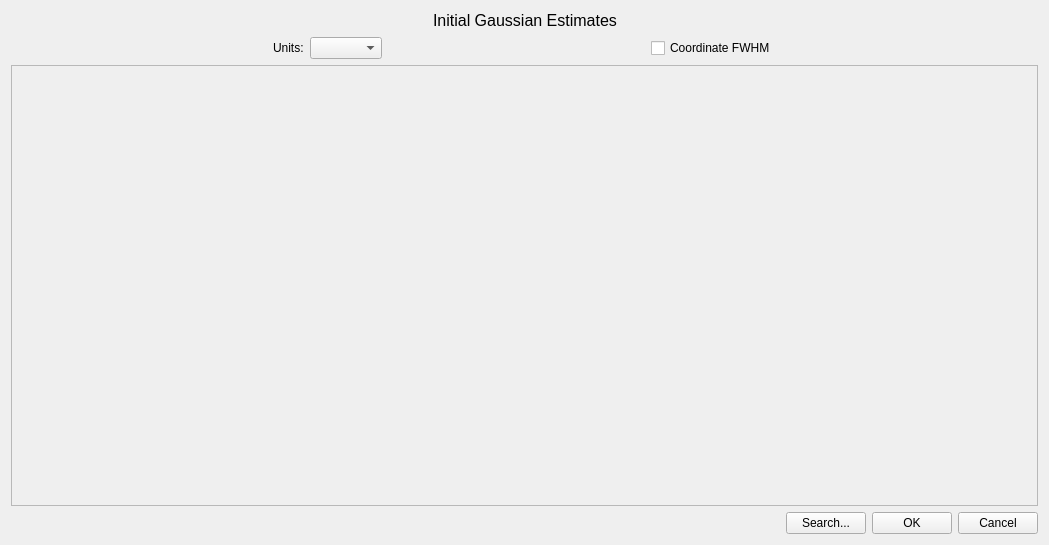
<?xml version="1.0" encoding="UTF-8"?>
<ui version="4.0">
 <class>GaussianEstimateDialogClass</class>
 <widget class="QDialog" name="GaussianEstimateDialogClass">
  <property name="geometry">
   <rect>
    <x>0</x>
    <y>0</y>
    <width>1049</width>
    <height>545</height>
   </rect>
  </property>
  <property name="windowTitle">
   <string>GaussianEstimateDialog</string>
  </property>
  <layout class="QVBoxLayout" name="verticalLayout">
   <item>
    <layout class="QHBoxLayout" name="horizontalLayout">
     <item>
      <spacer name="horizontalSpacer_2">
       <property name="orientation">
        <enum>Qt::Horizontal</enum>
       </property>
       <property name="sizeType">
        <enum>QSizePolicy::MinimumExpanding</enum>
       </property>
       <property name="sizeHint" stdset="0">
        <size>
         <width>40</width>
         <height>20</height>
        </size>
       </property>
      </spacer>
     </item>
     <item>
      <widget class="QLabel" name="titleLabel">
       <property name="font">
        <font>
         <pointsize>12</pointsize>
        </font>
       </property>
       <property name="text">
        <string>&lt;font color='black'&gt;Initial Gaussian Estimates&lt;/font&gt;</string>
       </property>
      </widget>
     </item>
     <item>
      <spacer name="horizontalSpacer_3">
       <property name="orientation">
        <enum>Qt::Horizontal</enum>
       </property>
       <property name="sizeType">
        <enum>QSizePolicy::MinimumExpanding</enum>
       </property>
       <property name="sizeHint" stdset="0">
        <size>
         <width>40</width>
         <height>20</height>
        </size>
       </property>
      </spacer>
     </item>
    </layout>
   </item>
   <item>
    <layout class="QHBoxLayout" name="horizontalLayout_4">
     <item>
      <spacer name="horizontalSpacer_4">
       <property name="orientation">
        <enum>Qt::Horizontal</enum>
       </property>
       <property name="sizeType">
        <enum>QSizePolicy::MinimumExpanding</enum>
       </property>
       <property name="sizeHint" stdset="0">
        <size>
         <width>40</width>
         <height>20</height>
        </size>
       </property>
      </spacer>
     </item>
     <item>
      <widget class="QLabel" name="axisUnitsLabel">
       <property name="text">
        <string>&lt;!DOCTYPE HTML PUBLIC &quot;-//W3C//DTD HTML 4.0//EN&quot; &quot;http://www.w3.org/TR/REC-html40/strict.dtd&quot;&gt;
&lt;html&gt;&lt;head&gt;&lt;meta name=&quot;qrichtext&quot; content=&quot;1&quot; /&gt;&lt;style type=&quot;text/css&quot;&gt;
p, li { white-space: pre-wrap; }
&lt;/style&gt;&lt;/head&gt;&lt;body style=&quot; font-family:'Sans Serif'; font-size:9pt; font-weight:400; font-style:normal;&quot;&gt;
&lt;table style=&quot;-qt-table-type: root; margin-top:4px; margin-bottom:4px; margin-left:4px; margin-right:4px;&quot;&gt;
&lt;tr&gt;
&lt;td style=&quot;border: none;&quot;&gt;
&lt;p style=&quot; margin-top:0px; margin-bottom:0px; margin-left:0px; margin-right:0px; -qt-block-indent:0; text-indent:0px;&quot;&gt;&lt;span style=&quot; color:#000000;&quot;&gt;Units:&lt;/span&gt;&lt;/p&gt;&lt;/td&gt;&lt;/tr&gt;&lt;/table&gt;&lt;/body&gt;&lt;/html&gt;</string>
       </property>
      </widget>
     </item>
     <item>
      <widget class="QComboBox" name="axisUnitsComboBox"/>
     </item>
     <item>
      <spacer name="horizontalSpacer_6">
       <property name="orientation">
        <enum>Qt::Horizontal</enum>
       </property>
       <property name="sizeHint" stdset="0">
        <size>
         <width>40</width>
         <height>20</height>
        </size>
       </property>
      </spacer>
     </item>
     <item>
      <widget class="QCheckBox" name="coordinateCheckBox">
       <property name="text">
        <string>Coordinate FWHM</string>
       </property>
      </widget>
     </item>
     <item>
      <spacer name="horizontalSpacer_5">
       <property name="orientation">
        <enum>Qt::Horizontal</enum>
       </property>
       <property name="sizeType">
        <enum>QSizePolicy::MinimumExpanding</enum>
       </property>
       <property name="sizeHint" stdset="0">
        <size>
         <width>40</width>
         <height>20</height>
        </size>
       </property>
      </spacer>
     </item>
    </layout>
   </item>
   <item>
    <widget class="QScrollArea" name="scrollArea">
     <property name="widgetResizable">
      <bool>true</bool>
     </property>
     <widget class="QWidget" name="scrollAreaWidgetContents">
      <property name="geometry">
       <rect>
        <x>0</x>
        <y>0</y>
        <width>1027</width>
        <height>433</height>
       </rect>
      </property>
      <widget class="QWidget" name="plotHolderWidget" native="true">
       <property name="geometry">
        <rect>
         <x>9</x>
         <y>9</y>
         <width>1011</width>
         <height>411</height>
        </rect>
       </property>
       <property name="sizePolicy">
        <sizepolicy hsizetype="MinimumExpanding" vsizetype="MinimumExpanding">
         <horstretch>0</horstretch>
         <verstretch>0</verstretch>
        </sizepolicy>
       </property>
       <property name="minimumSize">
        <size>
         <width>1000</width>
         <height>411</height>
        </size>
       </property>
      </widget>
     </widget>
    </widget>
   </item>
   <item>
    <layout class="QHBoxLayout" name="horizontalLayout_2">
     <item>
      <spacer name="horizontalSpacer">
       <property name="orientation">
        <enum>Qt::Horizontal</enum>
       </property>
       <property name="sizeHint" stdset="0">
        <size>
         <width>40</width>
         <height>20</height>
        </size>
       </property>
      </spacer>
     </item>
     <item>
      <widget class="QPushButton" name="searchButton">
       <property name="text">
        <string>Search...</string>
       </property>
       <property name="autoDefault">
        <bool>false</bool>
       </property>
      </widget>
     </item>
     <item>
      <widget class="QPushButton" name="okButton">
       <property name="text">
        <string>OK</string>
       </property>
       <property name="autoDefault">
        <bool>false</bool>
       </property>
      </widget>
     </item>
     <item>
      <widget class="QPushButton" name="cancelButton">
       <property name="text">
        <string>Cancel</string>
       </property>
       <property name="autoDefault">
        <bool>false</bool>
       </property>
      </widget>
     </item>
    </layout>
   </item>
  </layout>
 </widget>
 <layoutdefault spacing="6" margin="11"/>
 <resources/>
 <connections/>
</ui>
